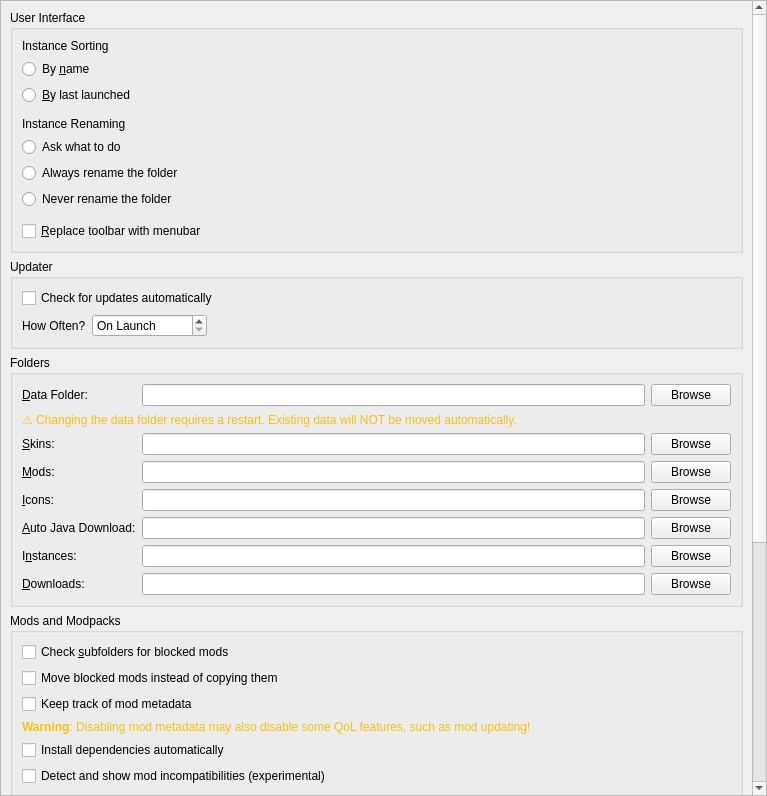
<?xml version="1.0" encoding="UTF-8"?>
<ui version="4.0">
 <class>LauncherPage</class>
 <widget class="QWidget" name="LauncherPage">
  <property name="geometry">
   <rect>
    <x>0</x>
    <y>0</y>
    <width>767</width>
    <height>796</height>
   </rect>
  </property>
  <property name="sizePolicy">
   <sizepolicy hsizetype="MinimumExpanding" vsizetype="MinimumExpanding">
    <horstretch>0</horstretch>
    <verstretch>0</verstretch>
   </sizepolicy>
  </property>
  <layout class="QVBoxLayout" name="verticalLayout">
   <property name="leftMargin">
    <number>0</number>
   </property>
   <property name="topMargin">
    <number>0</number>
   </property>
   <property name="rightMargin">
    <number>0</number>
   </property>
   <property name="bottomMargin">
    <number>0</number>
   </property>
   <item>
    <widget class="QScrollArea" name="scrollArea">
     <property name="horizontalScrollBarPolicy">
      <enum>Qt::ScrollBarPolicy::ScrollBarAsNeeded</enum>
     </property>
     <property name="widgetResizable">
      <bool>true</bool>
     </property>
     <widget class="QWidget" name="scrollAreaWidgetContents">
      <property name="geometry">
       <rect>
        <x>0</x>
        <y>-149</y>
        <width>746</width>
        <height>1222</height>
       </rect>
      </property>
      <layout class="QVBoxLayout" name="verticalLayout_8">
       <item>
        <widget class="QGroupBox" name="userInterfaceBox">
         <property name="enabled">
          <bool>true</bool>
         </property>
         <property name="title">
          <string>User Interface</string>
         </property>
         <layout class="QVBoxLayout" name="verticalLayout_2">
          <item>
           <widget class="QLabel" name="instanceSortingLabel">
            <property name="text">
             <string>Instance Sorting</string>
            </property>
           </widget>
          </item>
          <item>
           <widget class="QRadioButton" name="sortByNameBtn">
            <property name="text">
             <string>By &amp;name</string>
            </property>
            <attribute name="buttonGroup">
             <string notr="true">sortingModeGroup</string>
            </attribute>
           </widget>
          </item>
          <item>
           <widget class="QRadioButton" name="sortLastLaunchedBtn">
            <property name="text">
             <string>&amp;By last launched</string>
            </property>
            <attribute name="buttonGroup">
             <string notr="true">sortingModeGroup</string>
            </attribute>
           </widget>
          </item>
          <item>
           <spacer name="verticalSpacer">
            <property name="orientation">
             <enum>Qt::Orientation::Vertical</enum>
            </property>
            <property name="sizeType">
             <enum>QSizePolicy::Policy::Fixed</enum>
            </property>
            <property name="sizeHint" stdset="0">
             <size>
              <width>0</width>
              <height>6</height>
             </size>
            </property>
           </spacer>
          </item>
          <item>
           <widget class="QLabel" name="renamingBehaviorLabel">
            <property name="text">
             <string>Instance Renaming</string>
            </property>
           </widget>
          </item>
          <item>
           <widget class="QRadioButton" name="askToRenameDirBtn">
            <property name="text">
             <string>Ask what to do</string>
            </property>
            <attribute name="buttonGroup">
             <string notr="true">renamingBehaviorGroup</string>
            </attribute>
           </widget>
          </item>
          <item>
           <widget class="QRadioButton" name="alwaysRenameDirBtn">
            <property name="text">
             <string>Always rename the folder</string>
            </property>
            <attribute name="buttonGroup">
             <string notr="true">renamingBehaviorGroup</string>
            </attribute>
           </widget>
          </item>
          <item>
           <widget class="QRadioButton" name="neverRenameDirBtn">
            <property name="text">
             <string>Never rename the folder</string>
            </property>
            <attribute name="buttonGroup">
             <string notr="true">renamingBehaviorGroup</string>
            </attribute>
           </widget>
          </item>
          <item>
           <spacer name="verticalSpacer_2">
            <property name="orientation">
             <enum>Qt::Orientation::Vertical</enum>
            </property>
            <property name="sizeType">
             <enum>QSizePolicy::Policy::Fixed</enum>
            </property>
            <property name="sizeHint" stdset="0">
             <size>
              <width>0</width>
              <height>6</height>
             </size>
            </property>
           </spacer>
          </item>
          <item>
           <widget class="QCheckBox" name="preferMenuBarCheckBox">
            <property name="toolTip">
             <string>The menubar is more friendly for keyboard-driven interaction.</string>
            </property>
            <property name="text">
             <string>&amp;Replace toolbar with menubar</string>
            </property>
           </widget>
          </item>
         </layout>
        </widget>
       </item>
       <item>
        <widget class="QGroupBox" name="updateSettingsBox">
         <property name="title">
          <string>Updater</string>
         </property>
         <layout class="QGridLayout" name="gridLayout_2">
          <item row="1" column="0">
           <layout class="QHBoxLayout" name="horizontalLayout_2">
            <item>
             <widget class="QLabel" name="updateIntervalLabel">
              <property name="text">
               <string>How Often?</string>
              </property>
             </widget>
            </item>
            <item>
             <widget class="QSpinBox" name="updateIntervalSpinBox">
              <property name="sizePolicy">
               <sizepolicy hsizetype="Maximum" vsizetype="Fixed">
                <horstretch>0</horstretch>
                <verstretch>0</verstretch>
               </sizepolicy>
              </property>
              <property name="toolTip">
               <string>Set to 0 to only check on launch</string>
              </property>
              <property name="specialValueText">
               <string>On Launch</string>
              </property>
              <property name="suffix">
               <string> hours</string>
              </property>
              <property name="prefix">
               <string>Every </string>
              </property>
              <property name="minimum">
               <number>0</number>
              </property>
              <property name="maximum">
               <number>168</number>
              </property>
             </widget>
            </item>
            <item>
             <spacer name="horizontalSpacer">
              <property name="orientation">
               <enum>Qt::Orientation::Horizontal</enum>
              </property>
              <property name="sizeHint" stdset="0">
               <size>
                <width>0</width>
                <height>0</height>
               </size>
              </property>
             </spacer>
            </item>
           </layout>
          </item>
          <item row="0" column="0" colspan="2">
           <widget class="QCheckBox" name="autoUpdateCheckBox">
            <property name="text">
             <string>Check for updates automatically</string>
            </property>
           </widget>
          </item>
         </layout>
        </widget>
       </item>
       <item>
        <widget class="QGroupBox" name="foldersBox">
         <property name="title">
          <string>Folders</string>
         </property>
         <layout class="QGridLayout" name="gridLayout">
          <item row="0" column="0">
           <widget class="QLabel" name="labelDataDir">
            <property name="toolTip">
             <string>Root folder where the launcher stores all its data (instances, mods, icons, etc.). Requires a restart to take effect.</string>
            </property>
            <property name="text">
             <string>&amp;Data Folder:</string>
            </property>
            <property name="buddy">
             <cstring>dataDirTextBox</cstring>
            </property>
           </widget>
          </item>
          <item row="0" column="1">
           <widget class="QLineEdit" name="dataDirTextBox"/>
          </item>
          <item row="0" column="2">
           <widget class="QPushButton" name="dataDirBrowseBtn">
            <property name="text">
             <string>Browse</string>
            </property>
           </widget>
          </item>
          <item row="1" column="0" colspan="3">
           <widget class="QLabel" name="dataDirRestartLabel">
            <property name="text">
             <string>&lt;html&gt;&lt;head/&gt;&lt;body&gt;&lt;p&gt;&lt;span style=&quot; color:#f5c211;&quot;&gt;&#9888; Changing the data folder requires a restart. Existing data will NOT be moved automatically.&lt;/span&gt;&lt;/p&gt;&lt;/body&gt;&lt;/html&gt;</string>
            </property>
            <property name="wordWrap">
             <bool>true</bool>
            </property>
            <property name="visible">
             <bool>false</bool>
            </property>
           </widget>
          </item>
          <item row="2" column="1">
           <widget class="QLineEdit" name="skinsDirTextBox"/>
          </item>
          <item row="2" column="2">
           <widget class="QPushButton" name="skinsDirBrowseBtn">
            <property name="text">
             <string>Browse</string>
            </property>
           </widget>
          </item>
          <item row="5" column="0">
           <widget class="QLabel" name="labelJavaDir">
            <property name="toolTip">
             <string>Folder where Prism Launcher stores automatically downloaded Java versions. Do NOT set this to your system Java installation.</string>
            </property>
            <property name="text">
             <string>&amp;Auto Java Download:</string>
            </property>
            <property name="buddy">
             <cstring>javaDirTextBox</cstring>
            </property>
           </widget>
          </item>
          <item row="4" column="2">
           <widget class="QPushButton" name="iconsDirBrowseBtn">
            <property name="text">
             <string>Browse</string>
            </property>
           </widget>
          </item>
          <item row="2" column="0">
           <widget class="QLabel" name="labelSkinsDir">
            <property name="text">
             <string>&amp;Skins:</string>
            </property>
            <property name="buddy">
             <cstring>skinsDirTextBox</cstring>
            </property>
           </widget>
          </item>
          <item row="3" column="0">
           <widget class="QLabel" name="labelModsDir">
            <property name="text">
             <string>&amp;Mods:</string>
            </property>
            <property name="buddy">
             <cstring>modsDirTextBox</cstring>
            </property>
           </widget>
          </item>
          <item row="5" column="2">
           <widget class="QPushButton" name="javaDirBrowseBtn">
            <property name="text">
             <string>Browse</string>
            </property>
           </widget>
          </item>
          <item row="7" column="0">
           <widget class="QLabel" name="labelDownloadsDir">
            <property name="text">
             <string>&amp;Downloads:</string>
            </property>
            <property name="buddy">
             <cstring>downloadsDirTextBox</cstring>
            </property>
           </widget>
          </item>
          <item row="7" column="1">
           <widget class="QLineEdit" name="downloadsDirTextBox"/>
          </item>
          <item row="3" column="1">
           <widget class="QLineEdit" name="modsDirTextBox"/>
          </item>
          <item row="6" column="0">
           <widget class="QLabel" name="labelInstDir">
            <property name="text">
             <string>I&amp;nstances:</string>
            </property>
            <property name="buddy">
             <cstring>instDirTextBox</cstring>
            </property>
           </widget>
          </item>
          <item row="6" column="2">
           <widget class="QPushButton" name="instDirBrowseBtn">
            <property name="text">
             <string>Browse</string>
            </property>
           </widget>
          </item>
          <item row="7" column="2">
           <widget class="QPushButton" name="downloadsDirBrowseBtn">
            <property name="text">
             <string>Browse</string>
            </property>
           </widget>
          </item>
          <item row="6" column="1">
           <widget class="QLineEdit" name="instDirTextBox"/>
          </item>
          <item row="3" column="2">
           <widget class="QPushButton" name="modsDirBrowseBtn">
            <property name="text">
             <string>Browse</string>
            </property>
           </widget>
          </item>
          <item row="5" column="1">
           <widget class="QLineEdit" name="javaDirTextBox"/>
          </item>
          <item row="4" column="1">
           <widget class="QLineEdit" name="iconsDirTextBox"/>
          </item>
          <item row="4" column="0">
           <widget class="QLabel" name="labelIconsDir">
            <property name="text">
             <string>&amp;Icons:</string>
            </property>
            <property name="buddy">
             <cstring>iconsDirTextBox</cstring>
            </property>
           </widget>
          </item>
         </layout>
        </widget>
       </item>
       <item>
        <widget class="QGroupBox" name="modsBox">
         <property name="title">
          <string>Mods and Modpacks</string>
         </property>
         <layout class="QVBoxLayout" name="verticalLayout_4">
          <item>
           <widget class="QCheckBox" name="downloadsDirWatchRecursiveCheckBox">
            <property name="toolTip">
             <string>When enabled, in addition to the downloads folder, its sub folders will also be searched when looking for resources (e.g. when looking for blocked mods on CurseForge).</string>
            </property>
            <property name="text">
             <string>Check &amp;subfolders for blocked mods</string>
            </property>
           </widget>
          </item>
          <item>
           <widget class="QCheckBox" name="downloadsDirMoveCheckBox">
            <property name="toolTip">
             <string>When enabled, it will move blocked resources instead of copying them.</string>
            </property>
            <property name="text">
             <string>Move blocked mods instead of copying them</string>
            </property>
           </widget>
          </item>
          <item>
           <widget class="QCheckBox" name="metadataEnableBtn">
            <property name="toolTip">
             <string>Store version information provided by mod providers (like Modrinth or CurseForge) for mods.</string>
            </property>
            <property name="text">
             <string>Keep track of mod metadata</string>
            </property>
           </widget>
          </item>
          <item>
           <widget class="QLabel" name="metadataWarningLabel">
            <property name="text">
             <string>&lt;html&gt;&lt;head/&gt;&lt;body&gt;&lt;p&gt;&lt;span style=&quot; font-weight:600; color:#f5c211;&quot;&gt;Warning&lt;/span&gt;&lt;span style=&quot; color:#f5c211;&quot;&gt;: Disabling mod metadata may also disable some QoL features, such as mod updating!&lt;/span&gt;&lt;/p&gt;&lt;/body&gt;&lt;/html&gt;</string>
            </property>
            <property name="wordWrap">
             <bool>true</bool>
            </property>
           </widget>
          </item>
          <item>
           <widget class="QCheckBox" name="dependenciesEnableBtn">
            <property name="toolTip">
             <string>Automatically detect, install, and update mod dependencies.</string>
            </property>
            <property name="text">
             <string>Install dependencies automatically</string>
            </property>
           </widget>
          </item>
          <item>
           <widget class="QCheckBox" name="showModIncompatCheckBox">
            <property name="toolTip">
             <string>Currently this just shows mods which are not marked as compatible with the current Minecraft version.</string>
            </property>
            <property name="text">
             <string>Detect and show mod incompatibilities (experimental)</string>
            </property>
           </widget>
          </item>
          <item>
           <widget class="QCheckBox" name="modpackUpdatePromptBtn">
            <property name="toolTip">
             <string>When creating a new modpack instance, suggest updating an existing instance instead.</string>
            </property>
            <property name="text">
             <string>Suggest to update an existing instance during modpack installation</string>
            </property>
           </widget>
          </item>
         </layout>
        </widget>
       </item>
       <item>
        <widget class="QGroupBox" name="instanceBox">
         <property name="title">
          <string>Instance Creation</string>
         </property>
         <layout class="QVBoxLayout" name="verticalLayout_3">
          <item>
           <widget class="QCheckBox" name="downloadGameFilesBtn">
            <property name="toolTip">
             <string>Downloads required game files while creating the instance. Disable this to skip the initial download and fetch files when the instance is launched instead.</string>
            </property>
            <property name="text">
             <string>Download game files during instance creation</string>
            </property>
           </widget>
          </item>
         </layout>
        </widget>
       </item>
       <item>
        <widget class="QGroupBox" name="groupBox_2">
         <property name="title">
          <string>Console</string>
         </property>
         <layout class="QFormLayout" name="formLayout">
          <property name="labelAlignment">
           <set>Qt::AlignmentFlag::AlignLeading|Qt::AlignmentFlag::AlignLeft|Qt::AlignmentFlag::AlignVCenter</set>
          </property>
          <item row="0" column="0">
           <widget class="QLabel" name="lineLimitLabel">
            <property name="sizePolicy">
             <sizepolicy hsizetype="Maximum" vsizetype="Preferred">
              <horstretch>0</horstretch>
              <verstretch>0</verstretch>
             </sizepolicy>
            </property>
            <property name="text">
             <string>Log History &amp;Limit:</string>
            </property>
            <property name="buddy">
             <cstring>lineLimitSpinBox</cstring>
            </property>
           </widget>
          </item>
          <item row="0" column="1">
           <widget class="QSpinBox" name="lineLimitSpinBox">
            <property name="sizePolicy">
             <sizepolicy hsizetype="Maximum" vsizetype="Fixed">
              <horstretch>0</horstretch>
              <verstretch>0</verstretch>
             </sizepolicy>
            </property>
            <property name="suffix">
             <string> lines</string>
            </property>
            <property name="minimum">
             <number>10000</number>
            </property>
            <property name="maximum">
             <number>1000000</number>
            </property>
            <property name="singleStep">
             <number>10000</number>
            </property>
            <property name="value">
             <number>100000</number>
            </property>
           </widget>
          </item>
          <item row="1" column="0" colspan="2">
           <widget class="QCheckBox" name="checkStopLogging">
            <property name="text">
             <string>&amp;Stop logging when log overflows</string>
            </property>
           </widget>
          </item>
         </layout>
        </widget>
       </item>
       <item>
        <widget class="QGroupBox" name="tasksBox">
         <property name="title">
          <string>Tasks</string>
         </property>
         <layout class="QGridLayout" name="gridLayout_3">
          <item row="2" column="1">
           <widget class="QSpinBox" name="numberOfManualRetriesSpinBox">
            <property name="sizePolicy">
             <sizepolicy hsizetype="Maximum" vsizetype="Fixed">
              <horstretch>0</horstretch>
              <verstretch>0</verstretch>
             </sizepolicy>
            </property>
            <property name="minimumSize">
             <size>
              <width>60</width>
              <height>0</height>
             </size>
            </property>
            <property name="minimum">
             <number>0</number>
            </property>
           </widget>
          </item>
          <item row="1" column="1">
           <widget class="QSpinBox" name="numberOfConcurrentDownloadsSpinBox">
            <property name="sizePolicy">
             <sizepolicy hsizetype="Maximum" vsizetype="Fixed">
              <horstretch>0</horstretch>
              <verstretch>0</verstretch>
             </sizepolicy>
            </property>
            <property name="minimumSize">
             <size>
              <width>60</width>
              <height>0</height>
             </size>
            </property>
            <property name="minimum">
             <number>1</number>
            </property>
           </widget>
          </item>
          <item row="3" column="1">
           <widget class="QSpinBox" name="timeoutSecondsSpinBox">
            <property name="sizePolicy">
             <sizepolicy hsizetype="Maximum" vsizetype="Fixed">
              <horstretch>0</horstretch>
              <verstretch>0</verstretch>
             </sizepolicy>
            </property>
            <property name="minimumSize">
             <size>
              <width>60</width>
              <height>0</height>
             </size>
            </property>
            <property name="suffix">
             <string>s</string>
            </property>
           </widget>
          </item>
          <item row="2" column="0">
           <widget class="QLabel" name="numberOfManualRetriesLabel">
            <property name="text">
             <string>Retry Limit:</string>
            </property>
           </widget>
          </item>
          <item row="1" column="0">
           <widget class="QLabel" name="numberOfConcurrentDownloadsLabel">
            <property name="text">
             <string>Concurrent Download Limit:</string>
            </property>
           </widget>
          </item>
          <item row="3" column="0">
           <widget class="QLabel" name="timeoutSecondsLabel">
            <property name="toolTip">
             <string>Seconds to wait until the requests are terminated</string>
            </property>
            <property name="text">
             <string>HTTP Timeout:</string>
            </property>
           </widget>
          </item>
          <item row="0" column="1">
           <widget class="QSpinBox" name="numberOfConcurrentTasksSpinBox">
            <property name="sizePolicy">
             <sizepolicy hsizetype="Maximum" vsizetype="Fixed">
              <horstretch>0</horstretch>
              <verstretch>0</verstretch>
             </sizepolicy>
            </property>
            <property name="minimumSize">
             <size>
              <width>60</width>
              <height>0</height>
             </size>
            </property>
            <property name="minimum">
             <number>1</number>
            </property>
           </widget>
          </item>
          <item row="0" column="0">
           <widget class="QLabel" name="numberOfConcurrentTasksLabel">
            <property name="text">
             <string>Concurrent Task Limit:</string>
            </property>
           </widget>
          </item>
          <item row="0" column="2">
           <spacer name="horizontalSpacer_2">
            <property name="orientation">
             <enum>Qt::Orientation::Horizontal</enum>
            </property>
            <property name="sizeHint" stdset="0">
             <size>
              <width>0</width>
              <height>0</height>
             </size>
            </property>
           </spacer>
          </item>
         </layout>
        </widget>
       </item>
       <item>
        <spacer name="verticalSpacer_FeaturesTab">
         <property name="orientation">
          <enum>Qt::Orientation::Vertical</enum>
         </property>
         <property name="sizeHint" stdset="0">
          <size>
           <width>0</width>
           <height>0</height>
          </size>
         </property>
        </spacer>
       </item>
      </layout>
     </widget>
    </widget>
   </item>
  </layout>
 </widget>
 <tabstops>
  <tabstop>scrollArea</tabstop>
  <tabstop>preferMenuBarCheckBox</tabstop>
  <tabstop>autoUpdateCheckBox</tabstop>
  <tabstop>updateIntervalSpinBox</tabstop>
  <tabstop>dataDirTextBox</tabstop>
  <tabstop>dataDirBrowseBtn</tabstop>
  <tabstop>instDirTextBox</tabstop>
  <tabstop>instDirBrowseBtn</tabstop>
  <tabstop>modsDirTextBox</tabstop>
  <tabstop>modsDirBrowseBtn</tabstop>
  <tabstop>iconsDirTextBox</tabstop>
  <tabstop>iconsDirBrowseBtn</tabstop>
  <tabstop>javaDirTextBox</tabstop>
  <tabstop>javaDirBrowseBtn</tabstop>
  <tabstop>skinsDirTextBox</tabstop>
  <tabstop>skinsDirBrowseBtn</tabstop>
  <tabstop>downloadsDirTextBox</tabstop>
  <tabstop>downloadsDirBrowseBtn</tabstop>
  <tabstop>downloadsDirWatchRecursiveCheckBox</tabstop>
  <tabstop>downloadsDirMoveCheckBox</tabstop>
  <tabstop>metadataEnableBtn</tabstop>
  <tabstop>dependenciesEnableBtn</tabstop>
  <tabstop>modpackUpdatePromptBtn</tabstop>
  <tabstop>lineLimitSpinBox</tabstop>
  <tabstop>checkStopLogging</tabstop>
  <tabstop>numberOfConcurrentTasksSpinBox</tabstop>
  <tabstop>numberOfConcurrentDownloadsSpinBox</tabstop>
  <tabstop>numberOfManualRetriesSpinBox</tabstop>
  <tabstop>timeoutSecondsSpinBox</tabstop>
 </tabstops>
 <resources/>
 <connections/>
 <buttongroups>
  <buttongroup name="renamingBehaviorGroup"/>
  <buttongroup name="sortingModeGroup"/>
 </buttongroups>
</ui>
